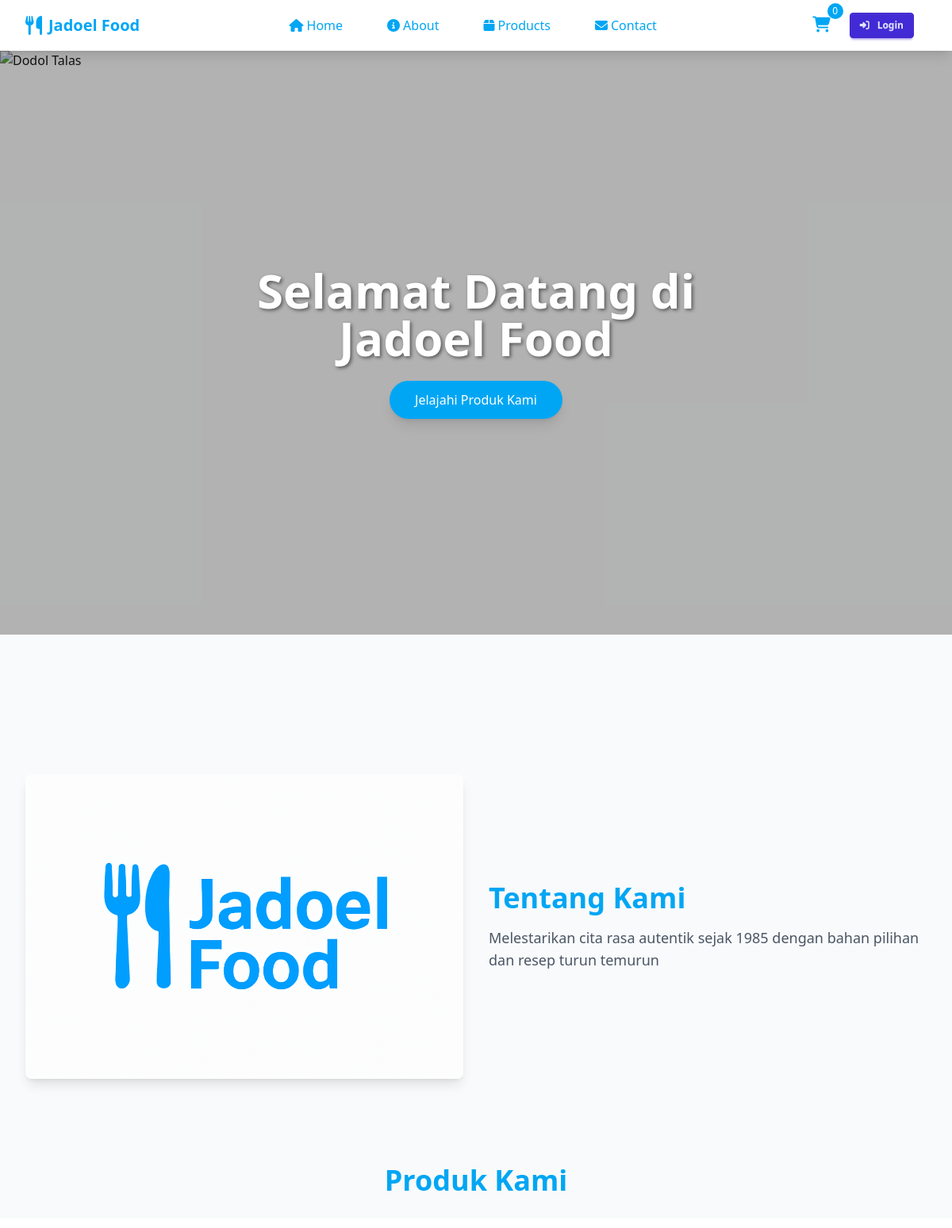
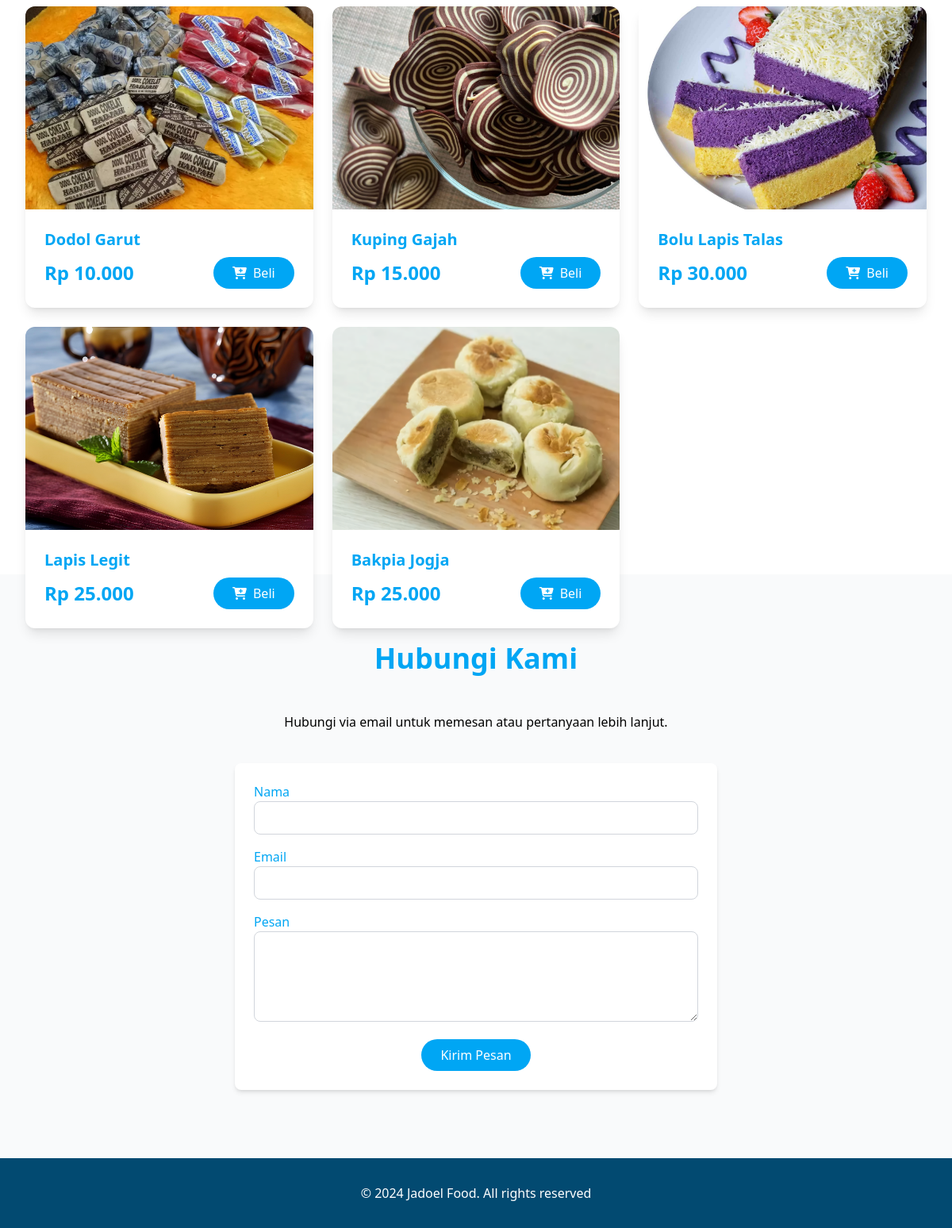
The page / on the database its author committed (2 pictures, top to bottom).
### tables this page shows
CREATE TABLE `products` (
  `id` int NOT NULL,
  `product_name` varchar(255) NOT NULL,
  `product_image` varchar(255) NOT NULL,
  `stock` int NOT NULL,
  `price` varchar(100) NOT NULL,
  `create_at` timestamp NOT NULL DEFAULT CURRENT_TIMESTAMP,
  `is_available` tinyint(1) DEFAULT '1',
  `updated_at` timestamp NULL DEFAULT CURRENT_TIMESTAMP ON UPDATE CURRENT_TIMESTAMP
);

### index.php (the view, shortened to what this page needs)
<?php include "includes/header.php"; ?>
<main class="flex-1">
    <section id="home" class="scroll-section relative">
        <div x-data="carousel()" x-init="start()" class="h-full">
            <div class="relative w-full h-full">
                <template x-for="(image, index) in images" :key="index">
                    <div class="absolute inset-0 transition-opacity duration-1000"
                        :class="{ 'opacity-100': current === index, 'opacity-0': current !== index }">
                    </div>
                </template>
                <div class="absolute inset-0 bg-black/30 flex items-center justify-center">
                    <div class="text-center px-4">
                        <h1
                            class="text-3xl sm:text-4xl md:text-5xl lg:text-6xl font-bold text-white mb-4 md:mb-6 hero-text">
                            Selamat Datang di <br>Jadoel Food
                        </h1>
                        <a href="#products" class="inline-block bg-sky-500 text-white px-6 py-2 md:px-8 md:py-3 rounded-full
              hover:bg-sky-600 transition-all text-sm md:text-base shadow-lg">
                            Jelajahi Produk Kami
                        </a>
                    </div>
                </div>
            </div>
        </div>
    </section>
    <section id="about" class="scroll-section bg-gray-50 py-12 md:py-0">
        <div class="max-w-7xl mx-auto px-4 sm:px-6 lg:px-8 h-full flex items-center">
            <div class="grid md:grid-cols-2 gap-8 items-center">
                <div class="rounded-lg overflow-hidden shadow-lg">
                    <img src="<?= BASE_URL ?>assets/images/Logo.png" alt="About Us"
                        class="w-full h-64 sm:h-80 md:h-96 object-cover">
                </div>
                <div class="mt-6 md:mt-0">
                    <h2 class="text-2xl md:text-4xl font-bold text-sky-500 mb-4">Tentang Kami</h2>
                    <p class="text-gray-600 text-base md:text-lg">
                        Melestarikan cita rasa autentik sejak 1985 dengan bahan pilihan dan resep turun temurun
                    </p>
                </div>
            </div>
        </div>
    </section>
    <section id="products" class="scroll-section bg-white py-12 md:py-0">
        <div class="max-w-7xl mx-auto px-4 sm:px-6 lg:px-8 h-full flex items-center">
            <div class="w-full">
                <h2 class="text-2xl md:text-4xl font-bold text-center text-sky-500 mb-8 md:mb-12">Produk Kami</h2>
                <div class="grid grid-cols-1 sm:grid-cols-2 lg:grid-cols-3 gap-6">
                    <?php
                $query = "SELECT * FROM products WHERE is_available = 1 AND stock > 0 ORDER BY id DESC";
                $result = $conn->query($query);
                if ($result->num_rows > 0):
                    while ($product = $result->fetch_assoc()):
                ?>
                    <div class="bg-white rounded-xl shadow-lg hover:shadow-xl transition-shadow overflow-hidden">
                        <?php if (!empty($product['product_image'])): ?>
                        <img src="<?= BASE_URL ?>uploads/products/<?= htmlspecialchars($product['product_image']) ?>"
                            alt="<?= htmlspecialchars($product['product_name']) ?>"
                            class="w-full h-48 md:h-64 object-cover">
                        <?php else: ?>
                        <div class="w-full h-48 md:h-64 bg-gray-200 flex items-center justify-center">
                            <i class="fas fa-box text-4xl text-gray-400"></i>
                        </div>
                        <?php endif; ?>
                        <div class="p-4 md:p-6">
                            <h3 class="text-lg md:text-xl font-semibold text-sky-500 mb-2">
                                <?= htmlspecialchars($product['product_name']) ?></h3>
                            <div class="flex justify-between items-center">
                                <span class="text-xl md:text-2xl font-bold text-sky-500">Rp
                                    <?= number_format($product['price'], 0, ',', '.') ?></span>
                                <button
                                    class="bg-sky-500 text-white px-4 md:px-6 py-2 rounded-full text-sm md:text-base transition-all hover:bg-sky-700 duration-300 ease-in-out btn-beli"
                                    data-id="<?= $product['id'] ?>"
                                    data-nama="<?= htmlspecialchars($product['product_name']) ?>"
                                    data-harga="<?= $product['price'] ?>"
                                    data-gambar="<?= !empty($product['product_image']) ? BASE_URL . 'uploads/products/' . htmlspecialchars($product['product_image']) : '' ?>">
                                    <i class="fas fa-cart-plus mr-2"></i>Beli
                                </button>
                            </div>
                        </div>
                    </div>
                    <?php
                    endwhile;
                else:
                ?>
                    <div class="col-span-3 text-center py-8">
                        <p class="text-gray-500">Tidak ada produk yang tersedia saat ini</p>
                    </div>
                    <?php endif; ?>
                </div>
            </div>
        </div>
    </section>
    <section id="contact" class="scroll-section bg-gray-50 py-12 md:py-0">
        <div class="max-w-2xl mx-auto px-4 sm:px-6 lg:px-8 h-full flex items-center">
            <div class="w-full">
                <h2 class="text-2xl md:text-4xl font-bold text-center text-sky-500 mb-8 md:mb-12">Hubungi Kami</h2>
                <p class="text-black text-center mb-10">Hubungi via email untuk memesan atau pertanyaan lebih lanjut.
                </p>
                <form action="https://api.web3forms.com/submit" method="POST"
                    class="bg-white shadow-md rounded-lg p-6 space-y-4">
                    <div>
                        <label for="name" class="block font-medium text-sky-500">Nama</label>
                        <input type="text" name="name" id="name"
                            class="w-full border border-gray-300 rounded-lg px-4 py-2 focus:outline-none focus:ring focus:border-sky-500">
                    </div>
                    <div>
                        <label for="email" class="block font-medium text-sky-500">Email</label>
                        <input type="email" name="email" id="email"
                            class="w-full border border-gray-300 rounded-lg px-4 py-2 focus:outline-none focus:ring focus:border-sky-500">
                    </div>
                    <div>
                        <label for="message" class="block font-medium text-sky-500">Pesan</label>
                        <textarea name="message" id="message" rows="4"
                            class="w-full border border-gray-300 rounded-lg px-4 py-2 focus:outline-none focus:ring focus:border-sky-500"></textarea>
                    </div>
                    <div class="text-center">
                        <button type="submit"
                            class="bg-sky-500 text-white px-6 py-2 rounded-full hover:bg-sky-700 transition-all">
                            Kirim Pesan
                        </button>
                    </div>
                </form>
            </div>
        </div>
    </section>
</main>
<?php include "includes/footer.php"; ?>

### includes/header.php (shortened to what this page needs)
<!DOCTYPE html>
<html lang="en" class="scroll-smooth ligth">
<head>
    <link href="<?= BASE_URL ?>src/css/output.css" rel="stylesheet" />
</head>
<body class="flex flex-col min-h-screen overflow-y-scroll scroll-snap-y mandatory"
    x-data="{ isMenuOpen: false, isCartOpen: false }">
    <nav class="bg-white shadow-lg sticky top-0 z-50">
        <div class="max-w-7xl mx-auto px-4 sm:px-6 lg:px-8">
            <div class="flex justify-between items-center h-16">
                <div class="flex items-center flex-shrink-0">
                    <i class="fa-solid fa-utensils text-sky-500 text-xl lg:text-2xl"></i>
                    <a href="#home" class="text-sky-500 font-bold text-lg lg:text-xl ml-2">Jadoel Food</a>
                </div>
                <div class="hidden md:flex items-center space-x-8">
                    <a href="<?= BASE_URL ?>#home"
                        class="text-sky-500 hover:text-sky-700 px-3 py-2 text-sm lg:text-base"><i
                            class="fas fa-home mr-1"></i>Home</a>
                    <a href="<?= BASE_URL ?>#about"
                        class="text-sky-500 hover:text-sky-700 px-3 py-2 text-sm lg:text-base"><i
                            class="fas fa-info-circle mr-1"></i>About</a>
                    <a href="<?= BASE_URL ?>#products"
                        class="text-sky-500 hover:text-sky-700 px-3 py-2 text-sm lg:text-base"><i
                            class="fas fa-box mr-1"></i>Products</a>
                    <a href="<?= BASE_URL ?>#contact"
                        class="text-sky-500 hover:text-sky-700 px-3 py-2 text-sm lg:text-base"><i
                            class="fas fa-envelope mr-1"></i>Contact</a>
                </div>
                <div class="flex items-center space-x-4">
                    <div class="relative">
                        <button @click="isCartOpen = !isCartOpen" class="text-sky-500 p-2">
                            <i class="fas fa-shopping-cart text-lg lg:text-xl"></i>
                            <span id="cart-count"
                                class="absolute -top-2 -right-2 bg-sky-500 text-white text-xs rounded-full h-5 w-5 flex items-center justify-center">
                                <?= (!empty($_SESSION['cart']) && is_array($_SESSION['cart'])) ? array_sum(array_column($_SESSION['cart'], 'quantity')) : 0 ?>
                            </span>
                        </button>
                    </div>
                    <?php if (!isset($_SESSION['login']) || $_SESSION['login'] !== true): ?>
                    <a href="<?= BASE_URL ?>auth/login.php" class="btn btn-primary btn-sm">
                        <i class="fas fa-sign-in-alt mr-1"></i>Login
                    </a>
                    <?php endif; ?>
                </div>
            </div>
        </div>
    </nav>

### includes/footer.php
  <footer class="bg-sky-900 text-white py-6 md:py-8">
    <div class="max-w-7xl mx-auto px-4 sm:px-6 lg:px-8 text-center">
      <p class="text-sm md:text-base">&copy; 2024 Jadoel Food. All rights reserved</p>
    </div>
  </footer>
</body>
</html>

### includes/header.php (style rules this page uses)
.scroll-section { height: calc(100vh - 4rem); scroll-snap-align: start; }
.hero-text { text-shadow: 2px 2px 4px rgba(0, 0, 0, 0.5); }

### rows shown on the page
products: product_image (picture), product_name "Dodol Garut", price "10.000"
products: product_image (picture), product_name "Kuping Gajah", price "15.000"
products: product_image (picture), product_name "Bolu Lapis Talas", price "30.000"
products: product_image (picture), product_name "Lapis Legit", price "25.000"
products: product_image (picture), product_name "Bakpia Jogja", price "25.000"
